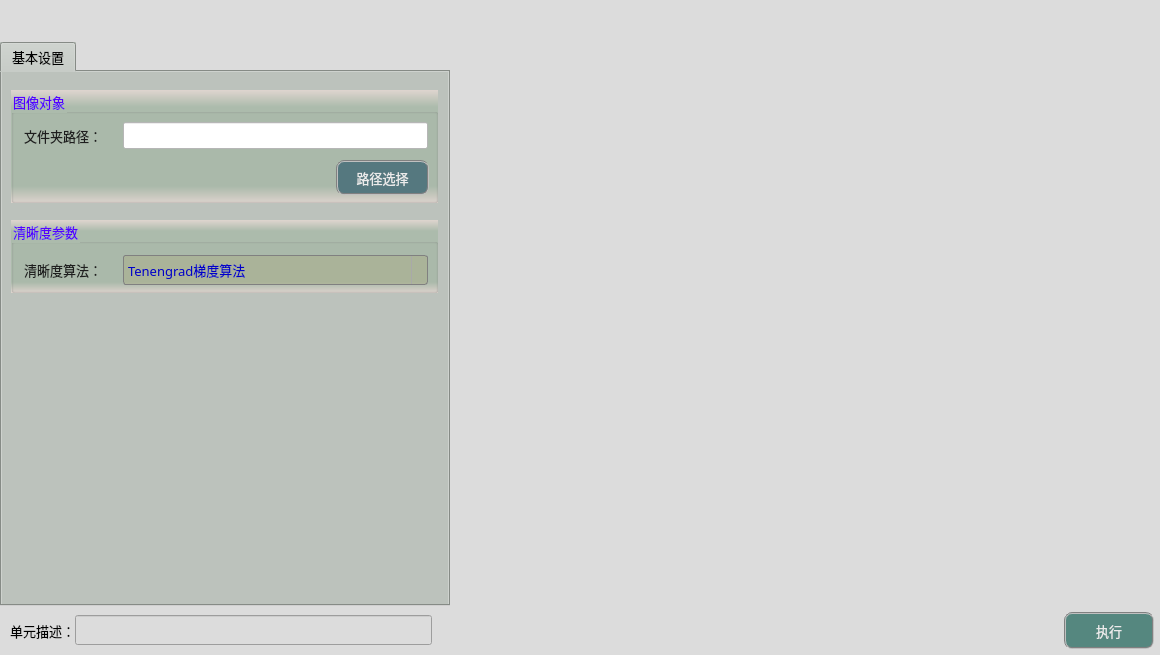
<?xml version="1.0" encoding="UTF-8"?>
<ui version="4.0">
 <class>frmImageClarityClass</class>
 <widget class="QDialog" name="frmImageClarityClass">
  <property name="geometry">
   <rect>
    <x>0</x>
    <y>0</y>
    <width>1160</width>
    <height>655</height>
   </rect>
  </property>
  <property name="sizePolicy">
   <sizepolicy hsizetype="Fixed" vsizetype="Fixed">
    <horstretch>0</horstretch>
    <verstretch>0</verstretch>
   </sizepolicy>
  </property>
  <property name="minimumSize">
   <size>
    <width>1160</width>
    <height>655</height>
   </size>
  </property>
  <property name="maximumSize">
   <size>
    <width>1160</width>
    <height>655</height>
   </size>
  </property>
  <property name="windowTitle">
   <string>图像清晰度</string>
  </property>
  <property name="styleSheet">
   <string notr="true">background-color: rgb(220, 220, 220);</string>
  </property>
  <layout class="QGridLayout" name="gridLayout">
   <property name="leftMargin">
    <number>0</number>
   </property>
   <property name="topMargin">
    <number>0</number>
   </property>
   <property name="rightMargin">
    <number>0</number>
   </property>
   <property name="bottomMargin">
    <number>0</number>
   </property>
   <property name="spacing">
    <number>1</number>
   </property>
   <item row="1" column="2">
    <layout class="QGridLayout" name="imageLayout">
     <property name="spacing">
      <number>1</number>
     </property>
    </layout>
   </item>
   <item row="3" column="0" colspan="3">
    <layout class="QHBoxLayout" name="horizontalLayout">
     <property name="spacing">
      <number>0</number>
     </property>
     <property name="bottomMargin">
      <number>6</number>
     </property>
     <item>
      <spacer name="horizontalSpacer">
       <property name="orientation">
        <enum>Qt::Horizontal</enum>
       </property>
       <property name="sizeType">
        <enum>QSizePolicy::Fixed</enum>
       </property>
       <property name="sizeHint" stdset="0">
        <size>
         <width>10</width>
         <height>20</height>
        </size>
       </property>
      </spacer>
     </item>
     <item>
      <widget class="QLabel" name="label_3">
       <property name="sizePolicy">
        <sizepolicy hsizetype="Fixed" vsizetype="Fixed">
         <horstretch>0</horstretch>
         <verstretch>0</verstretch>
        </sizepolicy>
       </property>
       <property name="maximumSize">
        <size>
         <width>83</width>
         <height>25</height>
        </size>
       </property>
       <property name="font">
        <font>
         <family>微软雅黑</family>
         <pointsize>10</pointsize>
        </font>
       </property>
       <property name="styleSheet">
        <string notr="true">background-color: rgba(255, 255, 255, 0);</string>
       </property>
       <property name="text">
        <string>单元描述：</string>
       </property>
      </widget>
     </item>
     <item>
      <widget class="QLineEdit" name="txtDescribe">
       <property name="sizePolicy">
        <sizepolicy hsizetype="Fixed" vsizetype="Fixed">
         <horstretch>0</horstretch>
         <verstretch>0</verstretch>
        </sizepolicy>
       </property>
       <property name="minimumSize">
        <size>
         <width>357</width>
         <height>30</height>
        </size>
       </property>
       <property name="maximumSize">
        <size>
         <width>16777215</width>
         <height>30</height>
        </size>
       </property>
       <property name="font">
        <font>
         <family>微软雅黑</family>
         <pointsize>10</pointsize>
        </font>
       </property>
      </widget>
     </item>
     <item>
      <spacer name="horizontalSpacer_8">
       <property name="orientation">
        <enum>Qt::Horizontal</enum>
       </property>
       <property name="sizeHint" stdset="0">
        <size>
         <width>40</width>
         <height>20</height>
        </size>
       </property>
      </spacer>
     </item>
     <item>
      <widget class="QPushButton" name="btnExecute">
       <property name="minimumSize">
        <size>
         <width>90</width>
         <height>37</height>
        </size>
       </property>
       <property name="font">
        <font>
         <family>微软雅黑</family>
         <pointsize>10</pointsize>
        </font>
       </property>
       <property name="styleSheet">
        <string notr="true">QWidget{ background-color: rgb(85, 135, 127);}
QWidget{ color: rgb(235, 235, 235);}
QWidget{ border: 2px groove gray;border-radius: 8px;padding: 2px 4px;}
QPushButton:hover{ background-color: rgb(85, 155, 127);}
QPushButton:pressed{background-color: rgb(85, 175, 127);}</string>
       </property>
       <property name="text">
        <string>执行</string>
       </property>
      </widget>
     </item>
     <item>
      <spacer name="horizontalSpacer_2">
       <property name="orientation">
        <enum>Qt::Horizontal</enum>
       </property>
       <property name="sizeType">
        <enum>QSizePolicy::Fixed</enum>
       </property>
       <property name="sizeHint" stdset="0">
        <size>
         <width>6</width>
         <height>20</height>
        </size>
       </property>
      </spacer>
     </item>
    </layout>
   </item>
   <item row="0" column="2">
    <spacer name="verticalSpacer">
     <property name="orientation">
      <enum>Qt::Vertical</enum>
     </property>
     <property name="sizeType">
      <enum>QSizePolicy::Fixed</enum>
     </property>
     <property name="sizeHint" stdset="0">
      <size>
       <width>20</width>
       <height>42</height>
      </size>
     </property>
    </spacer>
   </item>
   <item row="0" column="0">
    <spacer name="verticalSpacer_2">
     <property name="orientation">
      <enum>Qt::Vertical</enum>
     </property>
     <property name="sizeType">
      <enum>QSizePolicy::Fixed</enum>
     </property>
     <property name="sizeHint" stdset="0">
      <size>
       <width>20</width>
       <height>42</height>
      </size>
     </property>
    </spacer>
   </item>
   <item row="2" column="0">
    <spacer name="verticalSpacer_4">
     <property name="orientation">
      <enum>Qt::Vertical</enum>
     </property>
     <property name="sizeType">
      <enum>QSizePolicy::Fixed</enum>
     </property>
     <property name="sizeHint" stdset="0">
      <size>
       <width>20</width>
       <height>5</height>
      </size>
     </property>
    </spacer>
   </item>
   <item row="1" column="1">
    <spacer name="horizontalSpacer_3">
     <property name="orientation">
      <enum>Qt::Horizontal</enum>
     </property>
     <property name="sizeType">
      <enum>QSizePolicy::Fixed</enum>
     </property>
     <property name="sizeHint" stdset="0">
      <size>
       <width>3</width>
       <height>20</height>
      </size>
     </property>
    </spacer>
   </item>
   <item row="1" column="0">
    <widget class="QTabWidget" name="tabWidget">
     <property name="sizePolicy">
      <sizepolicy hsizetype="Fixed" vsizetype="Expanding">
       <horstretch>0</horstretch>
       <verstretch>0</verstretch>
      </sizepolicy>
     </property>
     <property name="minimumSize">
      <size>
       <width>450</width>
       <height>550</height>
      </size>
     </property>
     <property name="maximumSize">
      <size>
       <width>16777215</width>
       <height>16777215</height>
      </size>
     </property>
     <property name="font">
      <font>
       <family>微软雅黑</family>
       <pointsize>10</pointsize>
      </font>
     </property>
     <property name="styleSheet">
      <string notr="true">background-color: #bcc2bc;</string>
     </property>
     <property name="currentIndex">
      <number>0</number>
     </property>
     <widget class="QWidget" name="tab">
      <attribute name="title">
       <string>基本设置</string>
      </attribute>
      <widget class="QGroupBox" name="groupCamera">
       <property name="geometry">
        <rect>
         <x>9</x>
         <y>18</y>
         <width>427</width>
         <height>113</height>
        </rect>
       </property>
       <property name="font">
        <font>
         <family>微软雅黑</family>
         <pointsize>10</pointsize>
        </font>
       </property>
       <property name="styleSheet">
        <string notr="true">background-color: qlineargradient(x1:0, y1:0, x2:0, y2:1, stop:0 #dfd5cf, stop: 0.15 #acbbac, stop: 0.85 #acbbac,stop:1 #dfd5cf);
color: rgb(85, 0, 255);</string>
       </property>
       <property name="title">
        <string>图像对象</string>
       </property>
       <widget class="QPushButton" name="btnSelectPath">
        <property name="geometry">
         <rect>
          <x>325</x>
          <y>70</y>
          <width>93</width>
          <height>35</height>
         </rect>
        </property>
        <property name="font">
         <font>
          <family>Arial</family>
          <pointsize>10</pointsize>
         </font>
        </property>
        <property name="styleSheet">
         <string notr="true">QWidget{ background-color: rgb(85, 120, 127);}
QWidget{ color: rgb(235, 235, 235);}
QWidget{ border: 2px groove gray;border-radius: 8px;padding: 2px 4px;}
QPushButton:hover{ background-color: rgb(85, 150, 127);}
QPushButton:pressed{background-color: rgb(85, 170, 127);}</string>
        </property>
        <property name="text">
         <string>路径选择</string>
        </property>
       </widget>
       <widget class="QLabel" name="label_2">
        <property name="geometry">
         <rect>
          <x>13</x>
          <y>36</y>
          <width>97</width>
          <height>19</height>
         </rect>
        </property>
        <property name="font">
         <font>
          <family>微软雅黑</family>
          <pointsize>10</pointsize>
         </font>
        </property>
        <property name="styleSheet">
         <string notr="true">color: rgb(30, 30, 30);
background: transparent;</string>
        </property>
        <property name="text">
         <string>文件夹路径：</string>
        </property>
       </widget>
       <widget class="QLineEdit" name="txtFolderPath">
        <property name="geometry">
         <rect>
          <x>112</x>
          <y>32</y>
          <width>305</width>
          <height>27</height>
         </rect>
        </property>
        <property name="font">
         <font>
          <family>微软雅黑</family>
          <pointsize>10</pointsize>
         </font>
        </property>
        <property name="styleSheet">
         <string notr="true">background-color: rgb(255, 255, 255);</string>
        </property>
        <property name="text">
         <string/>
        </property>
        <property name="readOnly">
         <bool>true</bool>
        </property>
       </widget>
      </widget>
      <widget class="QGroupBox" name="groupCamera_2">
       <property name="geometry">
        <rect>
         <x>9</x>
         <y>148</y>
         <width>427</width>
         <height>73</height>
        </rect>
       </property>
       <property name="font">
        <font>
         <family>微软雅黑</family>
         <pointsize>10</pointsize>
        </font>
       </property>
       <property name="styleSheet">
        <string notr="true">background-color: qlineargradient(x1:0, y1:0, x2:0, y2:1, stop:0 #dfd5cf, stop: 0.15 #acbbac, stop: 0.85 #acbbac,stop:1 #dfd5cf);
color: rgb(85, 0, 255);</string>
       </property>
       <property name="title">
        <string>清晰度参数</string>
       </property>
       <widget class="QLabel" name="label_4">
        <property name="geometry">
         <rect>
          <x>13</x>
          <y>40</y>
          <width>97</width>
          <height>19</height>
         </rect>
        </property>
        <property name="font">
         <font>
          <family>微软雅黑</family>
          <pointsize>10</pointsize>
         </font>
        </property>
        <property name="styleSheet">
         <string notr="true">color: rgb(30, 30, 30);
background: transparent;</string>
        </property>
        <property name="text">
         <string>清晰度算法：</string>
        </property>
       </widget>
       <widget class="QComboBox" name="comboClarity">
        <property name="geometry">
         <rect>
          <x>112</x>
          <y>35</y>
          <width>305</width>
          <height>30</height>
         </rect>
        </property>
        <property name="sizePolicy">
         <sizepolicy hsizetype="Fixed" vsizetype="Fixed">
          <horstretch>0</horstretch>
          <verstretch>0</verstretch>
         </sizepolicy>
        </property>
        <property name="minimumSize">
         <size>
          <width>85</width>
          <height>30</height>
         </size>
        </property>
        <property name="maximumSize">
         <size>
          <width>16777215</width>
          <height>16777215</height>
         </size>
        </property>
        <property name="font">
         <font>
          <family>微软雅黑</family>
          <pointsize>10</pointsize>
         </font>
        </property>
        <property name="styleSheet">
         <string notr="true">QComboBox {
    border: 1px solid gray;
    border-radius: 3px;  
    min-width: 5.5em;
    color: rgb(0, 0, 200);
	background-color: rgba(170, 170, 127,100);
}
QComboBox::drop-down {
    subcontrol-origin: padding;
    subcontrol-position: top right;
    width: 15px; 
    border-left-width: 1px;
    border-left-color: darkgray;
    border-left-style: solid;
    border-top-right-radius: 3px;
    border-bottom-right-radius: 3px;
}

QComboBox::down-arrow {
    image: url(:/resource/down.png);
} 
QComboBox::down-arrow:on {
    top: 1px;
    left: 1px;
}</string>
        </property>
        <item>
         <property name="text">
          <string>Tenengrad梯度算法</string>
         </property>
        </item>
        <item>
         <property name="text">
          <string>Laplacian梯度算法</string>
         </property>
        </item>
        <item>
         <property name="text">
          <string>SMD灰度差分绝对值之和算法</string>
         </property>
        </item>
       </widget>
      </widget>
     </widget>
    </widget>
   </item>
  </layout>
 </widget>
 <layoutdefault spacing="6" margin="11"/>
 <resources>
  <include location="sub_res.qrc"/>
  <include location="../../ImageProcess/ImageView/sub_res.qrc"/>
 </resources>
 <connections/>
</ui>
